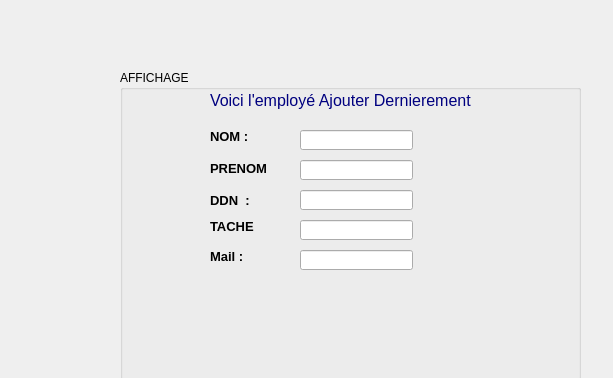
<?xml version="1.0" encoding="UTF-8"?>
<ui version="4.0">
 <class>Afficher</class>
 <widget class="QDialog" name="Afficher">
  <property name="geometry">
   <rect>
    <x>0</x>
    <y>0</y>
    <width>613</width>
    <height>378</height>
   </rect>
  </property>
  <property name="windowTitle">
   <string>Dialog</string>
  </property>
  <widget class="QGroupBox" name="groupBox">
   <property name="geometry">
    <rect>
     <x>120</x>
     <y>70</y>
     <width>461</width>
     <height>311</height>
    </rect>
   </property>
   <property name="title">
    <string>AFFICHAGE</string>
   </property>
   <widget class="QLabel" name="label_20">
    <property name="geometry">
     <rect>
      <x>90</x>
      <y>60</y>
      <width>47</width>
      <height>13</height>
     </rect>
    </property>
    <property name="font">
     <font>
      <pointsize>10</pointsize>
      <weight>75</weight>
      <bold>true</bold>
     </font>
    </property>
    <property name="text">
     <string>NOM : </string>
    </property>
   </widget>
   <widget class="QLabel" name="label_7">
    <property name="geometry">
     <rect>
      <x>90</x>
      <y>180</y>
      <width>47</width>
      <height>13</height>
     </rect>
    </property>
    <property name="font">
     <font>
      <pointsize>10</pointsize>
      <weight>75</weight>
      <bold>true</bold>
     </font>
    </property>
    <property name="text">
     <string>Mail : </string>
    </property>
   </widget>
   <widget class="QLabel" name="label_21">
    <property name="geometry">
     <rect>
      <x>90</x>
      <y>90</y>
      <width>61</width>
      <height>16</height>
     </rect>
    </property>
    <property name="font">
     <font>
      <pointsize>10</pointsize>
      <weight>75</weight>
      <bold>true</bold>
     </font>
    </property>
    <property name="text">
     <string>PRENOM : </string>
    </property>
   </widget>
   <widget class="QLabel" name="label_22">
    <property name="geometry">
     <rect>
      <x>90</x>
      <y>150</y>
      <width>47</width>
      <height>13</height>
     </rect>
    </property>
    <property name="font">
     <font>
      <pointsize>10</pointsize>
      <weight>75</weight>
      <bold>true</bold>
     </font>
    </property>
    <property name="text">
     <string>TACHE : </string>
    </property>
   </widget>
   <widget class="QLabel" name="label_23">
    <property name="geometry">
     <rect>
      <x>90</x>
      <y>120</y>
      <width>41</width>
      <height>20</height>
     </rect>
    </property>
    <property name="font">
     <font>
      <pointsize>10</pointsize>
      <weight>75</weight>
      <bold>true</bold>
     </font>
    </property>
    <property name="text">
     <string>DDN  :</string>
    </property>
   </widget>
   <widget class="QLabel" name="label">
    <property name="geometry">
     <rect>
      <x>90</x>
      <y>10</y>
      <width>271</width>
      <height>41</height>
     </rect>
    </property>
    <property name="font">
     <font>
      <pointsize>12</pointsize>
     </font>
    </property>
    <property name="styleSheet">
     <string notr="true">
color: rgb(0, 0, 127);</string>
    </property>
    <property name="text">
     <string>Voici l'employé Ajouter Dernierement </string>
    </property>
   </widget>
   <widget class="QLineEdit" name="lineEditNom">
    <property name="geometry">
     <rect>
      <x>180</x>
      <y>60</y>
      <width>113</width>
      <height>20</height>
     </rect>
    </property>
   </widget>
   <widget class="QLineEdit" name="lineEditPrenom">
    <property name="geometry">
     <rect>
      <x>180</x>
      <y>90</y>
      <width>113</width>
      <height>20</height>
     </rect>
    </property>
   </widget>
   <widget class="QLineEdit" name="lineEditMail">
    <property name="geometry">
     <rect>
      <x>180</x>
      <y>180</y>
      <width>113</width>
      <height>20</height>
     </rect>
    </property>
   </widget>
   <widget class="QLineEdit" name="lineEditDDN">
    <property name="geometry">
     <rect>
      <x>180</x>
      <y>120</y>
      <width>113</width>
      <height>20</height>
     </rect>
    </property>
   </widget>
   <widget class="QLineEdit" name="lineEditTache">
    <property name="geometry">
     <rect>
      <x>180</x>
      <y>150</y>
      <width>113</width>
      <height>20</height>
     </rect>
    </property>
   </widget>
  </widget>
 </widget>
 <resources/>
 <connections/>
</ui>
